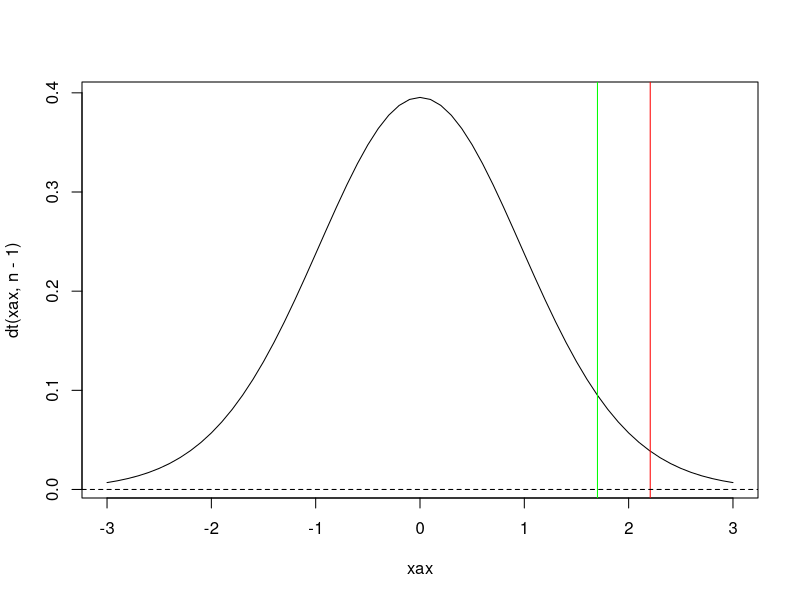

Write R code to recreate this figure.
# hypothesis testing
# read in data
df <- read.csv("anorex.csv")[,2:4]
attach(df)
# homework task:
# a) describe data
# - weight before CBT
# - weight after CBT 
# - weight delta
# b) explain why null hypothesis is important
# Null hypothesis: mu of delta = 0, there is no weight change
# H!: mu > 0
# no sd specified, needs to be estimated using t-test
# Because default assumption that any treatment method does not work
# Might waste time and resources on inefficient method 
# c) compute statistics, critical and acceptance region, p-value
# T-value: how many T-deviations from mean on T-distrib the mean of data is
# statistic T - T(x1,x2,...,xn)
# test power : P(h0 rejected | h1 is true)
# alternatively: P(X > critical value | h1 is true)
n <- length(change)
mu0 <- 0
X <- mean(change)
S <- sd(change)
# formula for empirical T-value given mu0, mean(data), sd(data) and n
# this tells us how far from the mean X sits on the t-distrib
tt <- sqrt(n)*(X - mu0)/S
# critical value
alpha <- 0.05
c <- 1-alpha
# limit for accepting hypothesis
cutoff <- qt(c,n-1)
cutoff
# calculate p-value of tt
pval <- pt(tt,n-1,lower.tail=F)
pval
# using built-in package stats
library(stats)
res <- t.test(change,alternative="greater",conf.level=0.95,mu=0)
res$statistic
conclusion <- (res$p.value < 0.05)
# d) draw graph with t-test density func, draw vertical lines for 
# critical value and p-value
# plot the t-distribution for df=n-1
xax <- seq(-3,3,0.1)
plot(xax,dt(xax,n-1),type="l")
abline(v=tt,col="red")
abline(h=0,lty=2)
abline(v=cutoff,col="green")
# e) reject null hypothesis? accept H1?
# at p = 0.05:
conclusion
# f) can Wilcoxon test be used? do the p-values differ a lot?
# Wilcox text is designed for paired samples - seeing if two populations 
# are the same